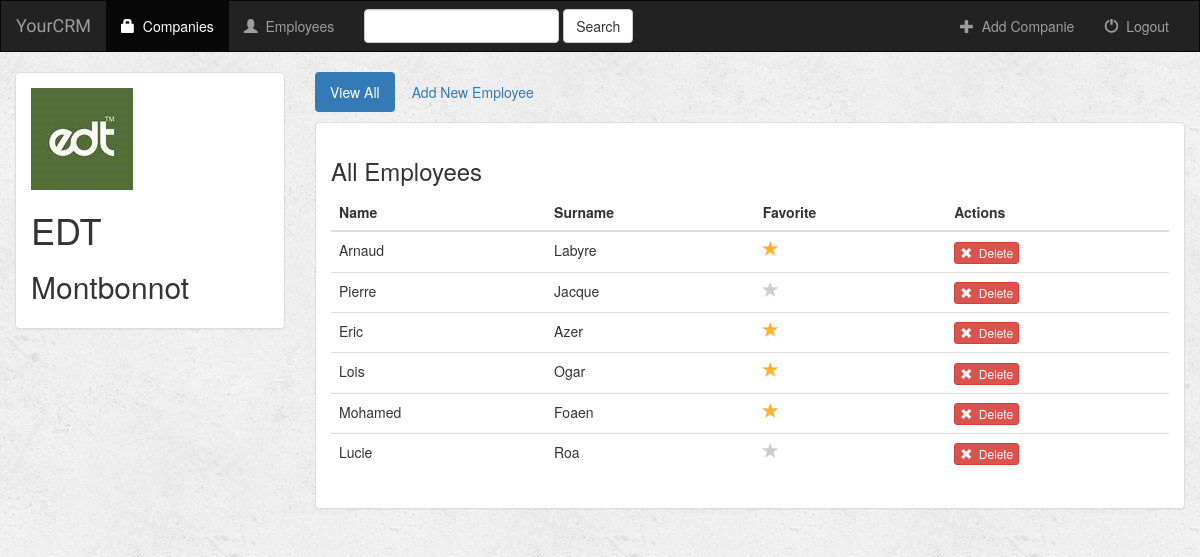
Page /9/ (signed in) on the committed database.
### gestion/models.py (models this page shows, shortened)
class Companie(models.Model):
    user = models.ForeignKey(User, default=1)
    companie_name = models.CharField(max_length=250)
    address = models.CharField(max_length=500)
    companie_logo = models.FileField()
    def __str__(self):
        return self.companie_name

class Employee(models.Model):
    companie = models.ForeignKey(Companie, on_delete=models.CASCADE)
    employee_name = models.CharField(max_length=250)
    employee_surname = models.CharField(max_length=250)
    is_favorite = models.BooleanField(default=False)

### gestion/views.py (the view)
# urls.py: url(r'^(?P<companie_id>[0-9]+)/$', views.detail, name='detail'),
def detail(request, companie_id):
    if not request.user.is_authenticated():
        return render(request, 'gestion/login.html')
    else:
        user = request.user
        companie = get_object_or_404(Companie, pk=companie_id)
        return render(request, 'gestion/detail.html', {'companie': companie, 'user': user})

### gestion/templates/gestion/detail.html (shortened to what this page needs)
{% extends 'gestion/base.html' %}
{% block companies_active %}active{% endblock %}
{% block body %}
<div class="container-fluid songs-container">
    <div class="row">
        <div class="col-sm-4 col-md-3">
            <div class="panel panel-default">
                <div class="panel-body">
                    <a href="{% url 'gestion:detail' companie.id %}">
                        {% if companie.companie_logo %}
                            <img src="{{ companie.companie_logo.url }}" class="img-responsive">
                        {% else %}
                            <h3>No image to display</h3>
                        {% endif %}
                    </a>
                    <h1>{{ companie.companie_name }}</h1>
                    <h2>{{ companie.address }}</h2>
                </div>
            </div>
        </div>
        <div class="col-sm-8 col-md-9">
            <ul class="nav nav-pills" style="margin-bottom: 10px;">
                <li role="presentation" class="active"><a href="{% url 'gestion:detail' companie.id %}">View All</a></li>
                <li role="presentation"><a href="{% url 'gestion:create_employee' companie.id %}">Add New Employee</a></li>
            </ul>
            <div class="panel panel-default">
                <div class="panel-body">
                    <h3>All Employees</h3>
                    <table class="table">
                        <thead>
                        <tr>
                            <th>Name</th>
                            <th>Surname</th>
                            <th>Favorite</th>
                            <th>Actions</th>
                        </tr>
                        </thead>
                        <tbody>
                        {% for employee in companie.employee_set.all %}
                            <tr>
                                <td>{{ employee.employee_name }}</td>
                                <td>{{ employee.employee_surname }}</td>
                                <td>
                                    <a href="{% url 'gestion:favorite' employee.id %}" class="btn-favorite"><span class="glyphicon glyphicon-star {% if employee.is_favorite %}active{% endif %}"></span></a>
                                </td>
                                <td>
                                    <form action="{% url 'gestion:delete_employee' companie.id employee.id %}" method="post" style="display: inline;">
                                        <button type="submit" class="btn btn-danger btn-xs">
                                            <span class="glyphicon glyphicon-remove"></span>&nbsp; Delete
                                        </button>
                                    </form>
                                </td>
                            </tr>
                        {% endfor %}
                        </tbody>
                    </table>
                </div>
            </div>
        </div>
    </div>
</div>
{% endblock %}

### gestion/templates/gestion/base.html (shortened to what this page needs)
<!DOCTYPE html>
<html lang="en">
<head>
    {% load staticfiles %}
    <link rel="stylesheet" href="https://maxcdn.bootstrapcdn.com/bootstrap/3.3.6/css/bootstrap.min.css">
    <link rel="stylesheet" type="text/css" href="{% static 'music/style.css' %}"/>
</head>
<body>
<nav class="navbar navbar-inverse">
    <div class="container-fluid">
        <div class="navbar-header">
            <a class="navbar-brand" href="{% url 'gestion:index' %}">YourCRM</a>
        </div>
        <div class="collapse navbar-collapse" id="topNavBar">
            <ul class="nav navbar-nav">
                <li class="{% block companies_active %}{% endblock %}"><a href="{% url 'gestion:index' %}"><span class="glyphicon glyphicon-lock" aria-hidden="true"></span>&nbsp; Companies</a></li>
                <li class="{% block employees_active %}{% endblock %}"><a href="{% url 'gestion:employees' 'all' %}"><span class="glyphicon glyphicon-user" aria-hidden="true"></span>&nbsp; Employees</a></li>
            </ul>
            <form class="navbar-form navbar-left" role="search" method="get" action="{% url 'gestion:index' %}">
                <div class="form-group">
                    <input type="text" class="form-control" name="q" value="{{ request.GET.q }}">
                </div>
                <button type="submit" class="btn btn-default">Search</button>
            </form>
            <ul class="nav navbar-nav navbar-right">
                <li>
                    <a href="{% url 'gestion:create_companie' %}">
                        <span class="glyphicon glyphicon-plus" aria-hidden="true"></span>&nbsp; Add Companie
                    </a>
                </li>
                <li>
                    <a href="{% url 'gestion:logout_user' %}">
                        <span class="glyphicon glyphicon-off" aria-hidden="true"></span>&nbsp; Logout
                    </a>
                </li>
            </ul>
        </div>
    </div>
</nav>
{% block body %}
{% endblock %}
</body>
</html>

### gestion/static/gestion/style.css (style rules this page uses)
body { background: white url("images/background.png"); }
.navbar { border-radius: 0; }
.navbar-brand { font-family: 'Satisfy', cursive; }
.glyphicon-star { color: #CCCCCC; font-size: 16px; }
.glyphicon-star.active { color: #FDB230; }

### rows in the picture
Companie: companie_logo (picture), companie_name "EDT", address "Montbonnot"
Employee: employee_name "Arnaud", employee_surname "Labyre", is_favorite True (drawn)
Employee: employee_name "Pierre", employee_surname "Jacque", is_favorite False (drawn)
Employee: employee_name "Eric", employee_surname "Azer", is_favorite True (drawn)
Employee: employee_name "Lois", employee_surname "Ogar", is_favorite True (drawn)
Employee: employee_name "Mohamed", employee_surname "Foaen", is_favorite True (drawn)
Employee: employee_name "Lucie", employee_surname "Roa", is_favorite False (drawn)
